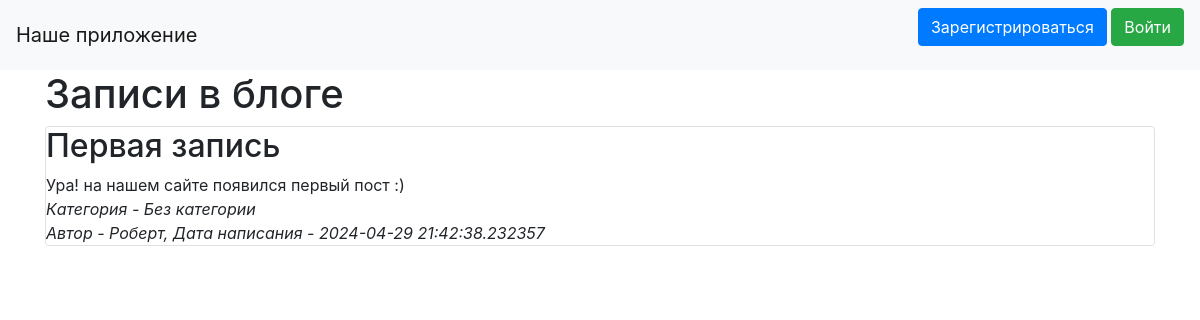
Before: / with the older database file.
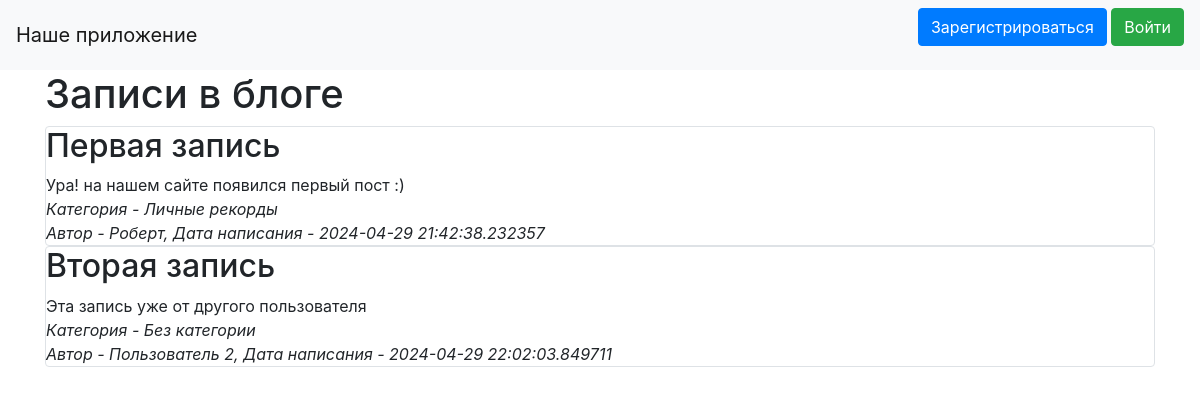
After: the same page with the newer database file.
### data/news.py (models this page shows)
class News(SqlAlchemyBase):
    __tablename__ = 'news'
    id = sqlalchemy.Column(sqlalchemy.Integer,
                           primary_key=True, autoincrement=True)
    title = sqlalchemy.Column(sqlalchemy.String, nullable=True)
    content = sqlalchemy.Column(sqlalchemy.String, nullable=True)
    created_date = sqlalchemy.Column(sqlalchemy.DateTime,
                                     default=datetime.datetime.now)
    category = sqlalchemy.Column(sqlalchemy.String, nullable=True)
    is_private = sqlalchemy.Column(sqlalchemy.Boolean, default=True)
    user_id = sqlalchemy.Column(sqlalchemy.Integer,
                                sqlalchemy.ForeignKey("users.id"))
    user = orm.relationship('User')

### data/users.py (models this page shows, shortened)
class User(SqlAlchemyBase, UserMixin):
    __tablename__ = 'users'
    id = sqlalchemy.Column(sqlalchemy.Integer,
                           primary_key=True, autoincrement=True)
    name = sqlalchemy.Column(sqlalchemy.String, nullable=True)
    about = sqlalchemy.Column(sqlalchemy.String, nullable=True)
    email = sqlalchemy.Column(sqlalchemy.String,
                              index=True, unique=True, nullable=True)
    hashed_password = sqlalchemy.Column(sqlalchemy.String, nullable=True)
    created_date = sqlalchemy.Column(sqlalchemy.DateTime,
                                     default=datetime.datetime.now)
    news = orm.relationship("News", back_populates='user')

### main.py (the view)
@app.route("/")
def index():
    db_sess = db_session.create_session()
    if current_user.is_authenticated:
        news = db_sess.query(News).filter(News.user == current_user)
    else:
        news = db_sess.query(News).filter(News.is_private != True)
    return render_template("index.html", news=news)

### data/db_session.py (called while the page is built)
def create_session() -> Session:
    global __factory
    return __factory()

### templates/index.html (shortened to what this page needs)
{% extends "base.html" %}
{% block content %}
{% if current_user.is_authenticated %}
    <h1>Ваши записи</h1>
    <a href="news" class="btn btn-secondary">Добавить новость</a>
{% else %}
    <h1>Записи в блоге</h1>
{% endif %}
{% for item in news%}
<div class="col-md6 border rounded">
    {% if item.is_private == True %}
        <h2>{{item.title}} <font color="#009100">(личная)</font></h2>
    {% else %}
        <h2>{{item.title}}</h2>
    {% endif %}
    <div>
        {{item.content}}
    </div>
    <div>
        <i>Категория - {{item.category}}</i>
    </div>
    <div>
        <i>Автор - {{item.user.name}}, Дата написания - {{item.created_date}}</i>
    </div>
</div>
{% endfor %}
{% endblock %}

### templates/base.html (shortened to what this page needs)
<!doctype html>
<html lang="en">
<head>
    <link rel="stylesheet"
          href="https://stackpath.bootstrapcdn.com/bootstrap/4.4.1/css/bootstrap.min.css"
>
</head>
<body>
<header>
    <nav class="navbar navbar-light bg-light">
        <a class="navbar-brand" href="#">Наше приложение</a>
        {% if current_user.is_authenticated %}
            <a class="navbar-brand" href="/logout">{{ current_user.name }}</a>
        {% else %}
            <p>
                <a class="btn btn-primary " href="/register">Зарегистрироваться</a>
                <a class="btn btn-success" href="/login">Войти</a>
            </p>
        {% endif %}
    </nav>
</header>
<main role="main" class="container">
    {% block content %}{% endblock %}
</main>
</body>
</html>

Changed rows visible on the page:
changed News "Первая запись": category "Без категории" → "Личные рекорды"
added News: title "Вторая запись", content "Эта запись уже от другого пользователя", category "Без категории", user.name "Пользователь 2", created_date "2024-04-29 22:02:03.849711"
